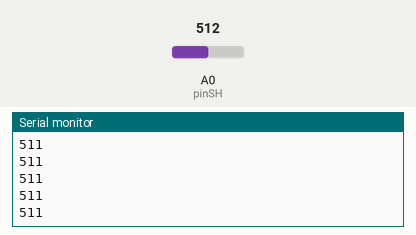
The sketch below on a simulated Arduino Uno, built with avr-gcc and run on an emulated ATmega328P. On the bench: the last lines printed to the serial monitor. Inputs (shaded band) come from the test bench; at power-on: A0 (pinSH) = 512.

Above: at 1.2 s.
1.3 s: A0 (pinSH) set to 716
At 2.3 s:
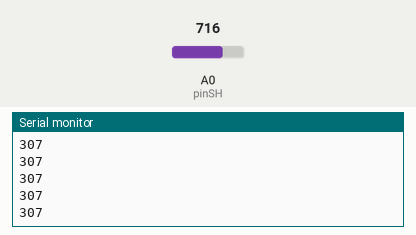
2.8 s: A0 (pinSH) set to 900
At 3.7 s:
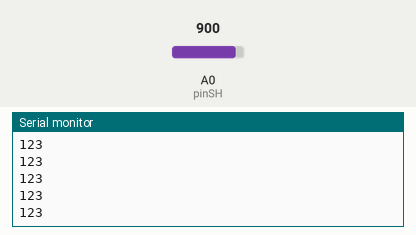
Timing chart, 0 to 5.8 s (numbered marks = the images above; inputs shaded):
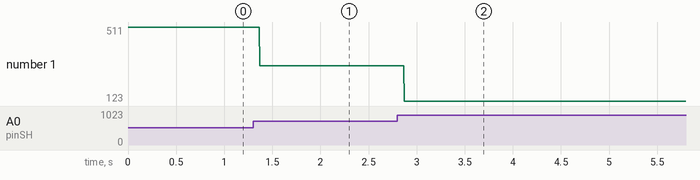

The sketch:

Hidrometro.ino
```cpp
const byte pinSH = A0;
int humedad;

void setup()
{
  Serial.begin(9600);
  pinMode(pinSH, INPUT);
}

void loop()
{
  humedad = analogRead(pinSH);
  humedad = map(humedad, 0, 1023, 1023, 0);

  Serial.println(humedad);
}
```

Measured:
- after the input at 1.3 s, the serial monitor: prints a new line after 0.07 s (image 1)
- after the input at 2.8 s, the serial monitor: prints a new line after 0.07 s (image 2)
- plotted number 1: 511 → 307 after the input at 1.3 s, 307 → 123 after the input at 2.8 s
